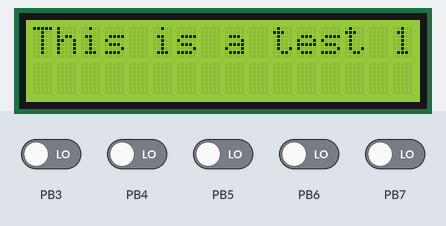
The program below on a simulated ATmega328P, built with avr-gcc and emulated at 16 MHz. On the bench: 16×2 character LCD. Wiring (inferred from the signals the program sends): character LCD (HD44780): RS PB0; R/W PB1; E PB2; data PD0, PD1, PD2, PD3, PD4, PD5, PD6, PD7. The test bench sets the inputs (shaded band); at power-on: PB3–7 LOW. At 6.2 s the program stops and its outputs stay as they are.

Above: at 0.1 s.
At 1.2 s:
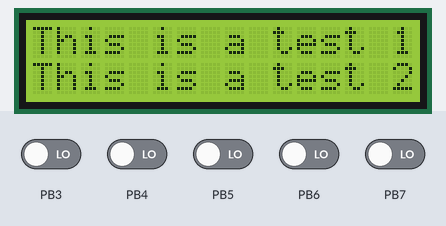
At 2.2 s:
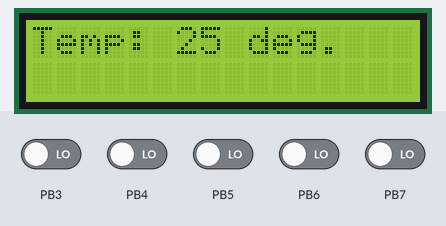
At 3.2 s:
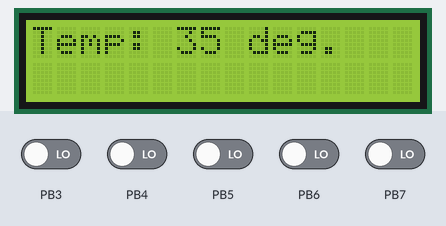
At 4.3 s:
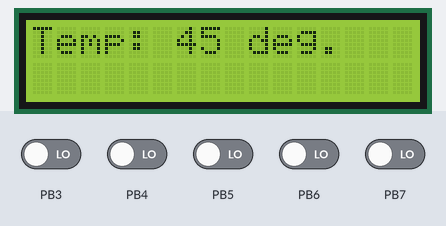
At 5.3 s:
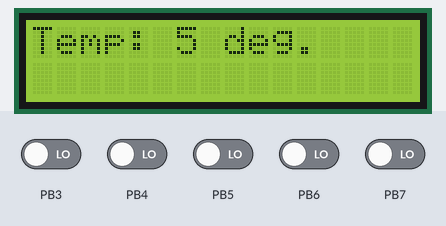

The program:

main.c
```c
/*--------------------------------------------------------------------------------------------------------------------------------------------------------
 * Project: 		Post 4 LCD 16x2
 * Hardware:		Arduino UNO
 * Micro:			ATMEGA328P
 * IDE:			Atmel Studio 6.2
 *
 * Name:    		main.c
 * Purpose: 		LCD16x2 Example
 * Date:			01-10-2015
 * Author:		Marcel van der Ven
 *
 * Hardware setup:		PORTD	:	8-bit databus (pins 7 till 14 of LCD)
 *					PORTB0	:	Register Select (pin 4 of LCD)
 *					PORTB1	:	Read/Write (pin 5 of LCD)
 *					PORTB2	:	Enable (pin 6 of LCD)
 * Note(s):
 *--------------------------------------------------------------------------------------------------------------------------------------------------------*/

/************************************************************************/
/* Defines				                                                                  */
/************************************************************************/
#define F_CPU	16000000UL

/************************************************************************/
/* Includes				                                                                  */
/************************************************************************/
#include <avr/io.h>
#include "util/delay.h"
#include "lcd16x2.h"
#include "common.h"

/***************************************************************************
*  Function:		Setup()
*  Description:		Setup PORTD, this function need to be called at the beginning of main.
*  Receives:		Nothing
*  Returns:		Nothing
***************************************************************************/
void Setup()
{
	/* Setup Port B */
	/* Pins 0,1,2 as outputs */
	DDRB = 0b00000111;

	/* Setup PORTD */
	/* Set all pins as output for now */
	DDRD = 0b11111111;
}

/***************************************************************************
*  Function:		Main(void)
*  Description:		Main function of the program.
*  Receives:		Nothing
*  Returns:		Optionally the exit code.
***************************************************************************/
int main(void)
{
	/* Setup and initialization */
	Setup();
	InitializeLcd(
		&PORTD,
		&PIND,
		&DDRD,
		&PORTB,
		&PINB,
		PORTB0,
		PORTB1,
		PORTB2);

	/* LCD Startup delay */
	_delay_ms(20);

	/* Startup routine, mandatory sequence with delays (see datasheet) */
	FunctionSet(EIGHT_BIT, TWO_LINES, FONT5x8);

	/* Setup display */
	DisplayOnOffControl(TRUE, TRUE, TRUE);
	SetEntryMode(INCREMENT, FALSE);
	ClearDisplay();
	ReturnHome();

	/* String initialization */
	char str1[] = {"This is a test 1"};
	char str2[] = {"This is a test 2"};

	/* Test writing string first line */
	WriteNewLine(str1, LINE1);
	_delay_ms(1000);
	WriteNewLine(str2, LINE2);
	_delay_ms(1000);

	/* Clear display for new text */
	ClearDisplay();
	DisplayOnOffControl(TRUE, FALSE, FALSE);

	/* String initialization */
	char str3[] = {"Temp: 25 deg."};
	char str4[] = {"35 deg."};
	char str5[] = {"45 deg."};
	char str6[] = {"5 deg."};

	/* Write temperature text */
	WriteNewLine(str3, LINE1);
	_delay_ms(1000);

	/* Replace only the temperature-text with a new value */
	WriteToPosition(str4, LINE1, 6, 7);
	_delay_ms(1000);
	WriteToPosition(str5, LINE1, 6, 7);
	_delay_ms(1000);
	WriteToPosition(str6, LINE1, 6, 7);
	_delay_ms(1000);


	while(1)
	{
	}
}
```

common.c
```c
/*--------------------------------------------------------------------------------------------------------------------------------------------------------
 * Project: 		Common library
 * Hardware:		Arduino UNO
 * Micro:			ATMEGA328P
 * IDE:			Atmel Studio 6.2
 *
 * Name:    		common.c
 * Purpose: 		Common functions and definition library.
 * Date:			01-10-2015
 * Author:		Marcel van der Ven
 *
 * Hardware setup:
 *
 * Note(s):
 *--------------------------------------------------------------------------------------------------------------------------------------------------------*/
```

common.h
```c
/*--------------------------------------------------------------------------------------------------------------------------------------------------------
 * Project: 		Common library
 * Hardware:		Arduino UNO
 * Micro:			ATMEGA328P
 * IDE:			Atmel Studio 6.2
 *
 * Name:    		common.h
 * Purpose: 		Common functions and definition library.
 * Date:			01-10-2015
 * Author:		Marcel van der Ven
 *
 * Hardware setup:
 *
 * Releases:		Oct 18 2015 - 1.2:		Changed the SET and CLEAR bit-macro functions
 *				Oct 9 2015 - 1.1:		Added High - Low defines
 *
 *				Oct. 1 2015 - 1.0		Initial release
 * Note(s):
 *--------------------------------------------------------------------------------------------------------------------------------------------------------*/


#ifndef COMMON_H_
#define COMMON_H_

#include <stdint.h>

/************************************************************************/
/* Defines				                                                                  */
/************************************************************************/
typedef uint8_t		BYTE;
typedef	uint8_t		BOOL;

#define TRUE		1
#define FALSE		0
#define HIGH		1
#define LOW			0

/************************************************************************/
/* Structures				                                                                  */
/************************************************************************/
struct PinSettings
{
	volatile BYTE* outputPort;
	volatile BYTE* inputPort;
	volatile BYTE* dirPort;
	volatile BYTE pin;
};


/************************************************************************/
/* Macros				                                                                  */
/************************************************************************/
#define SET_BIT(outputPort, inputPort, bit)       ( *outputPort =  (*inputPort | (1 << bit)) )
#define CLEAR_BIT(outputPort, inputPort, bit)     ( *outputPort =  (*inputPort & ~(1 << bit)) )


/************************************************************************/
/* Function Prototypes		                                                                  */
/************************************************************************/


#endif /* COMMON_H_ */
```

lcd16x2.h
```c
/*--------------------------------------------------------------------------------------------------------------------------------------------------------
 * Project: 		LCD 16x2 Library
 * Hardware:		Arduino UNO
 * Micro:			ATMEGA328P
 * IDE:			Atmel Studio 6.2
 *
 * Name:    		lcd16x2.h
 * Purpose: 		LCD 16x2 Library Header
 * Date:			01-10-2015
 * Author:		Marcel van der Ven
 *
 * Hardware setup:
 *
 * Note(s):
 *--------------------------------------------------------------------------------------------------------------------------------------------------------*/


#ifndef LCD16X2_H_
#define LCD16X2_H_


#include "common.h"

/************************************************************************/
/* Defines				                                                                  */
/************************************************************************/
#define LINE1			1
#define LINE2			2

/************************************************************************/
/* Type Definitions			                                                                  */
/************************************************************************/
typedef enum{LEFT, RIGHT} Direction;
typedef enum{INCREMENT, DECREMENT} CursorDirection;
typedef enum{DATA_REGISTER, INSTRUCTION_REGISTER} RegType;
typedef enum{FOUR_BIT, EIGHT_BIT } DataLength;
typedef enum{ONE_LINE, TWO_LINES} Lines;
typedef enum{FONT5x8, FONT5x10} Font;

/************************************************************************/
/* API					                                                                  */
/************************************************************************/
void InitializeLcd(volatile BYTE* dataOutputPortReg,
				   volatile BYTE* dataInputPortReg,
				   volatile BYTE* dataDirReg,
				   volatile BYTE* controlOutputPortReg,
				   volatile BYTE* controlInputPortReg,
				   BYTE rsPin,
				   BYTE rwPin,
				   BYTE enablePin);

void WriteNewLine(char* string, BYTE line);
void ClearCharacter(BYTE line, BYTE pos);
void WriteToPosition(char* string, BYTE line, BYTE pos, BYTE positionsToClear);

/************************************************************************/
/* Control and Display Instructions API                                                      */
/************************************************************************/

void ClearDisplay(void);
void ReturnHome(void);
void SetEntryMode(CursorDirection direction, BOOL shift);
void DisplayOnOffControl(BOOL displayOn, BOOL cursorOn, BOOL blinkOn);
void CursorShift(Direction cursorDirection, Direction displayDirection);
void FunctionSet(DataLength length, Lines lines, Font font);
void SetCharacterGeneratorAddress(BYTE address);
void SetDisplayDataAddress(BYTE address);
BYTE ReadAddressCounter(void);
BOOL IsBusy(void);


/************************************************************************/
/* Low Level API			                                                                  */
/************************************************************************/

void WriteDataReg(BYTE dataToWrite);
void WriteInstructionReg(BYTE dataToWrite);
void WriteLcd(BYTE dataToWrite, RegType regType);

BYTE ReadInstructionReg(void);
BYTE ReadDataReg(BYTE address);
BYTE ReadLcd(RegType regType);

#endif /* LCD16X2_H_ */
```

Source omitted: lcd16x2.c (19540 bytes)

Measured:
- what the display in image 0 shows lasts 1.0 s, from 0.1 s to 1.1 s
- what the display in image 1 shows lasts 1.1 s, from 1.1 s to 2.2 s
